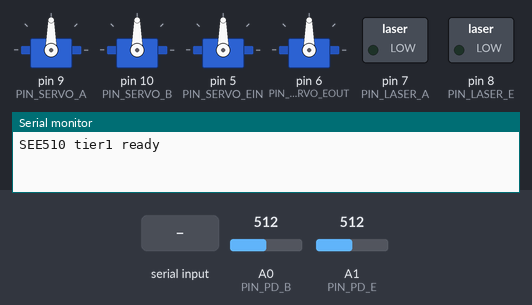
Simulated run of this sketch. Board: Arduino Uno, built with avr-gcc and run on an emulated ATmega328P. On the bench: 4 × servo, switched loads named in the sketch (green lamp = pin HIGH), the last lines printed to the serial monitor. The inputs (shaded band) are chosen by the test bench; at power-on: A0 (PIN_PD_B) = 512, A1 (PIN_PD_E) = 512.

Above: at 1.2 s.
1.3 s: "P90\n" received over Serial
At 3.0 s:
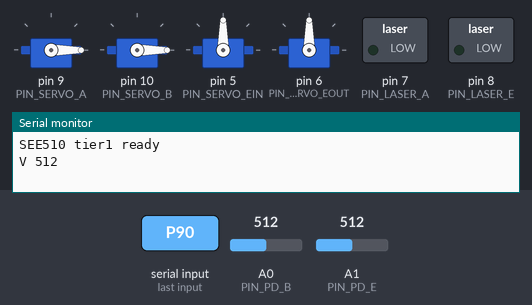
3.4 s: "P 45\n" received over Serial
At 4.4 s:
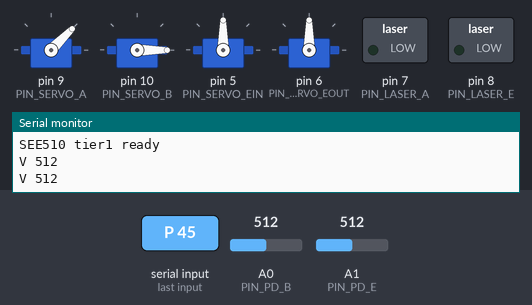
5.2 s: "E90\n" received over Serial
At 7.0 s:
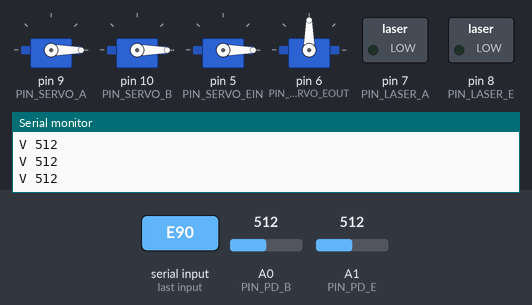
7.3 s: "E 45\n" received over Serial
At 8.6 s:
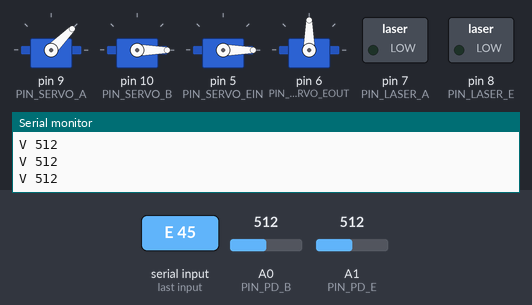
9.1 s: "R90\n" received over Serial
At 9.9 s:
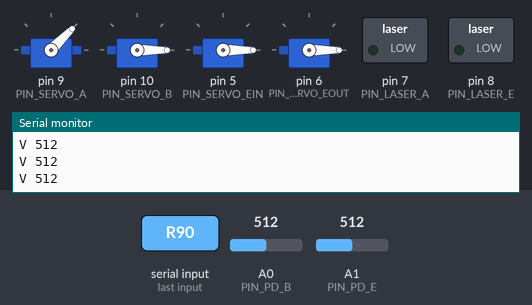
10.9 s: "R 45\n" received over Serial
At 12.5 s:
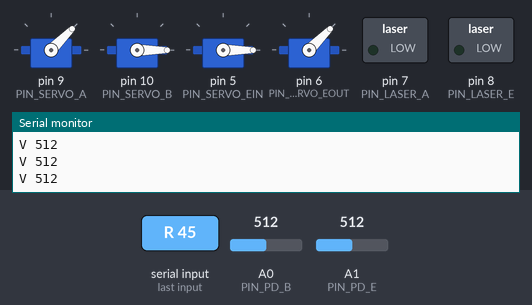
Timing chart, 0 to 13.7 s (numbered marks = the images above; inputs shaded):
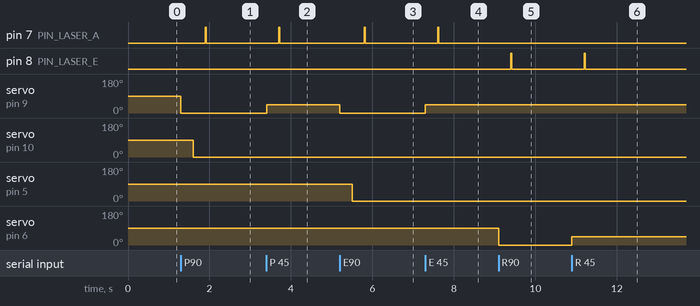

Measured:
- after the input at 1.3 s, pin 7 (PIN_LASER_A): LOW → HIGH after 0.60 s, → LOW 0.03 s later; servo on pin 9 (PIN_SERVO_A): 90° → 0° at once; servo on pin 10 (PIN_SERVO_B): 90° → 0° after 0.30 s
- after the input at 3.4 s, pin 7 (PIN_LASER_A): LOW → HIGH after 0.30 s, → LOW 0.02 s later; servo on pin 9 (PIN_SERVO_A): 0° → 45° at once
- after the input at 5.2 s, pin 7 (PIN_LASER_A): LOW → HIGH after 0.60 s, → LOW 0.02 s later; servo on pin 9 (PIN_SERVO_A): 45° → 0° at once; servo on pin 5 (PIN_SERVO_EIN): 90° → 0° after 0.30 s
- after the input at 7.3 s, pin 7 (PIN_LASER_A): LOW → HIGH after 0.30 s, → LOW 0.02 s later; servo on pin 9 (PIN_SERVO_A): 0° → 45° at once
- after the input at 9.1 s, pin 8 (PIN_LASER_E): LOW → HIGH after 0.30 s, → LOW 0.02 s later; servo on pin 6 (PIN_SERVO_EOUT): 90° → 0° at once
- after the input at 10.9 s, pin 8 (PIN_LASER_E): LOW → HIGH after 0.30 s, → LOW 0.02 s later; servo on pin 6 (PIN_SERVO_EOUT): 0° → 45° at once

The sketch:

see510_tier1.ino
```cpp
// SEE 510 Tier 1 bench: bright-light polarization BB84 analogue (systems/see510/10_real_world_experiments.md).
// Arduino Uno or Nano. Host protocol (115200 baud, one line each way), driven by `python -m qll.link.bench_tier1`:
//   P <alice_deg> <bob_deg>      Site A's laser through Site A's polarizer and Site B's analyzer -> "V <adc>"
//   E <alice_deg> <eve_deg>      Site A's laser into the intercept station's analyzer             -> "V <adc>"
//   R <eve_out_deg> <bob_deg>    the station's laser and polarizer into Site B's analyzer         -> "V <adc>"
// Wiring: servos (SG90 class, 5 V from a separate supply, grounds joined) on pins 9 (Site A polarizer),
// 10 (Site B analyzer), 5 (station analyzer), 6 (station re-send polarizer); laser modules (class 2, <= 1 mW,
// 650 nm) switched by a logic-level MOSFET or the module's enable pin on 7 (Site A) and 8 (station); photodiodes
// (BPW34 class into a 100 k to 1 M load resistor, or a TIA) on A0 (Site B) and A1 (station).
// Never look into a laser or along the beam; keep the beam path below eye level and terminate it on the photodiode.
#include <Servo.h>

const int PIN_SERVO_A = 9, PIN_SERVO_B = 10, PIN_SERVO_EIN = 5, PIN_SERVO_EOUT = 6;
const int PIN_LASER_A = 7, PIN_LASER_E = 8;
const int PIN_PD_B = A0, PIN_PD_E = A1;
const int SETTLE_MS = 300;      // servo travel and vibration damping; raise it if readings scatter
const int LASER_MS = 20;        // laser on before reading (photodiode and load settle)
const int SAMPLES = 16;         // readings averaged per pulse

Servo servoA, servoB, servoEin, servoEout;
int lastA = -1, lastB = -1, lastEin = -1, lastEout = -1;

void setAngle(Servo &s, int &last, int deg) {
  if (deg != last) { s.write(deg); last = deg; delay(SETTLE_MS); }
}

int readPd(int pin) {
  long sum = 0;
  for (int i = 0; i < SAMPLES; i++) { sum += analogRead(pin); delayMicroseconds(200); }
  return (int)(sum / SAMPLES);
}

int fire(int laserPin, int pdPin) {
  digitalWrite(laserPin, HIGH);
  delay(LASER_MS);
  int v = readPd(pdPin);
  digitalWrite(laserPin, LOW);
  return v;
}

void setup() {
  Serial.begin(115200);
  pinMode(PIN_LASER_A, OUTPUT); pinMode(PIN_LASER_E, OUTPUT);
  digitalWrite(PIN_LASER_A, LOW); digitalWrite(PIN_LASER_E, LOW);
  servoA.attach(PIN_SERVO_A); servoB.attach(PIN_SERVO_B);
  servoEin.attach(PIN_SERVO_EIN); servoEout.attach(PIN_SERVO_EOUT);
  Serial.println("SEE510 tier1 ready");
}

void loop() {
  if (!Serial.available()) return;
  String line = Serial.readStringUntil('\n');
  line.trim();
  if (line.length() < 3) return;
  char cmd = line.charAt(0);
  int sp = line.indexOf(' ', 2);
  int a = line.substring(2, sp).toInt();
  int b = line.substring(sp + 1).toInt();
  int v = -1;
  if (cmd == 'P') { setAngle(servoA, lastA, a); setAngle(servoB, lastB, b); v = fire(PIN_LASER_A, PIN_PD_B); }
  else if (cmd == 'E') { setAngle(servoA, lastA, a); setAngle(servoEin, lastEin, b); v = fire(PIN_LASER_A, PIN_PD_E); }
  else if (cmd == 'R') { setAngle(servoEout, lastEout, a); setAngle(servoB, lastB, b); v = fire(PIN_LASER_E, PIN_PD_B); }
  Serial.print("V "); Serial.println(v);
}
```
